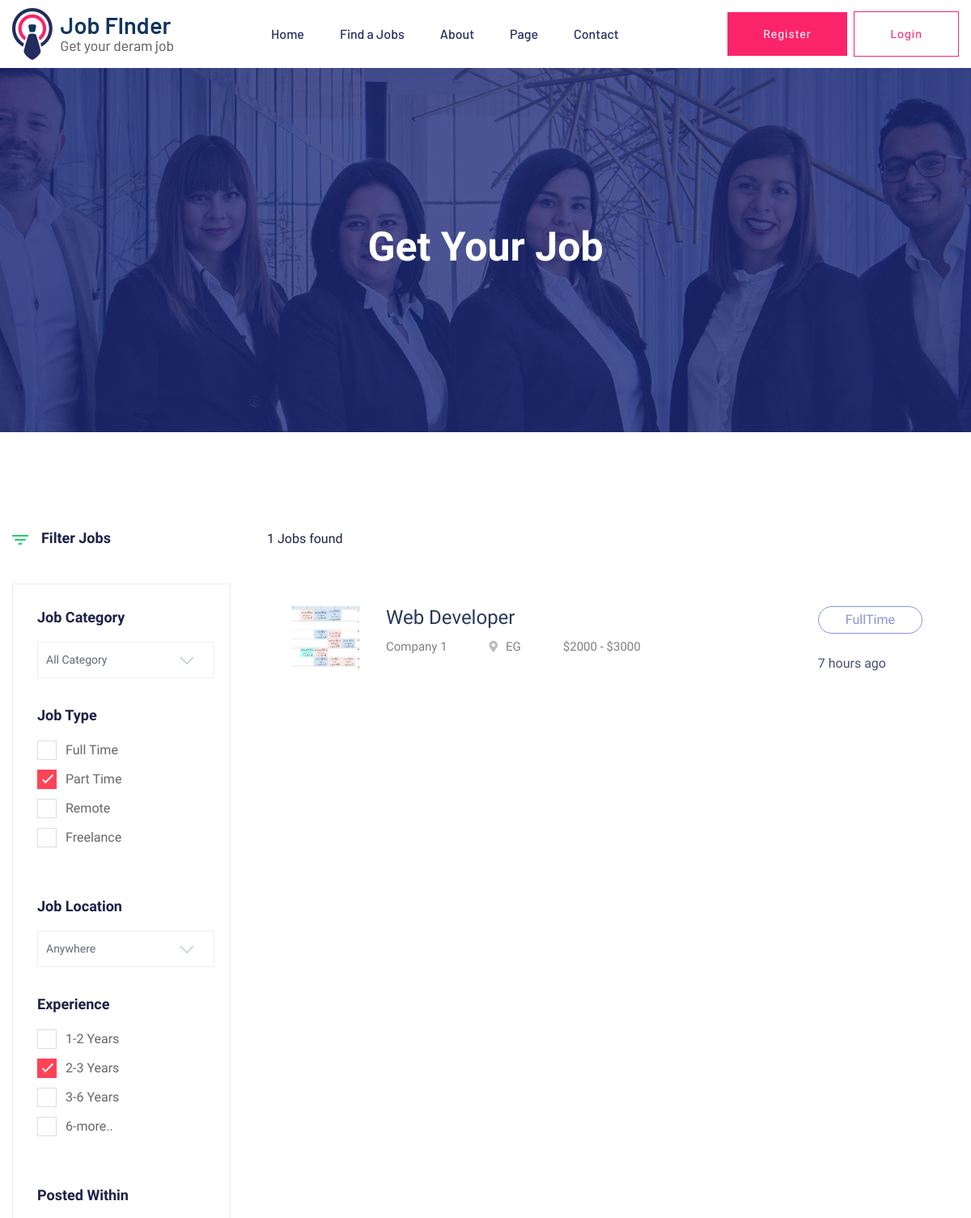
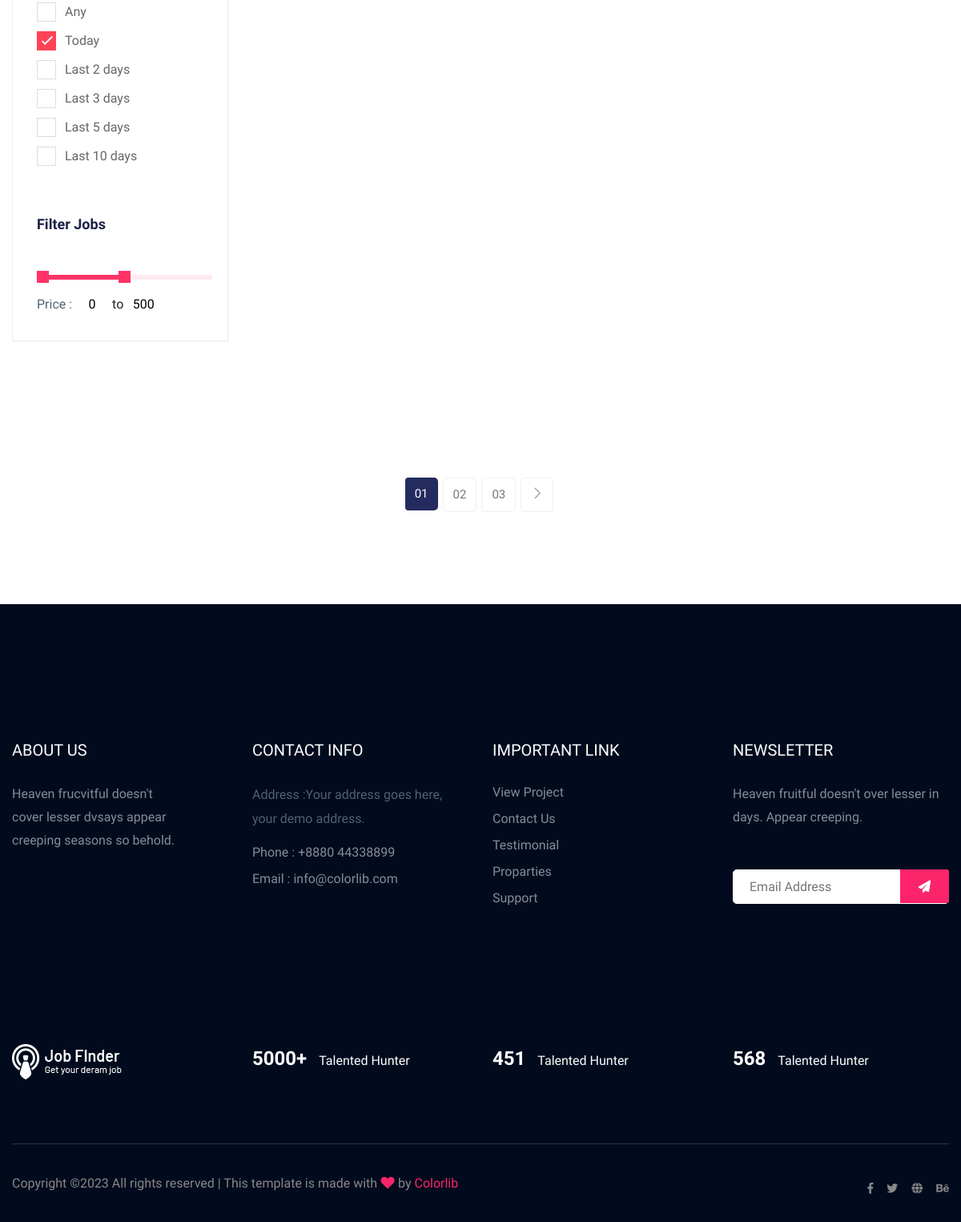
Screenshot of /jobs/ with the database file from the repository (2 pictures, top to bottom).
### job/models.py (models this page shows, shortened)
class Job(models.Model):
    title = models.CharField(max_length=120)
    location = CountryField()
    created_at = models.DateTimeField(default=timezone.now)
    company = models.ForeignKey('Company', on_delete=models.CASCADE, related_name='job_company')
    salary_start = models.IntegerField(null=True, blank=True)
    salary_end = models.IntegerField(null=True, blank=True)
    description = models.TextField(max_length=15000)
    vacancy = models.IntegerField()
    job_type = models.CharField(choices=JOB_TYPE, max_length=10)
    experience = models.IntegerField()
    category = models.ForeignKey('Category', on_delete=models.SET_NULL, related_name='job_category', null=True, blank=True)
    slug = models.SlugField(null=True, blank=True)
    def __str__(self):
        return self.title

class Company(models.Model):
    name = models.CharField(max_length=50)
    logo = models.ImageField(upload_to='company')
    subtitle = models.TextField(max_length=1000)
    website = models.URLField()
    email = models.EmailField()
    def __str__(self):
        return self.name

### job/views.py (the view)
# urls.py: path('', job_list),
def job_list(request):
    all_jobs = Job.objects.all()
    return render(request, 'job/job_list.html', {'jobs':all_jobs})

### job/templates/job/job_list.html (shortened to what this page needs)
{% extends "base.html" %}
{% block body %}
<main>
    <div class="slider-area ">
        <div class="single-slider section-overly slider-height2 d-flex align-items-center" data-background="assets/img/hero/about.jpg">
            <div class="container">
                <div class="row">
                    <div class="col-xl-12">
                        <div class="hero-cap text-center">
                            <h2>Get your job</h2>
                        </div>
                    </div>
                </div>
            </div>
        </div>
    </div>
    <div class="job-listing-area pt-120 pb-120">
        <div class="container">
            <div class="row">
                <div class="col-xl-3 col-lg-3 col-md-4">
                    <div class="row">
                        <div class="col-12">
                                <div class="small-section-tittle2 mb-45">
                                <div class="ion">
                                </div>
                                <h4>Filter Jobs</h4>
                            </div>
                        </div>
                    </div>
                    <div class="job-category-listing mb-50">
                        <div class="single-listing">
                            <div class="small-section-tittle2">
                                    <h4>Job Category</h4>
                            </div>
                            <div class="select-Categories pt-80 pb-50">
                                <div class="small-section-tittle2">
                                    <h4>Job Type</h4>
                                </div>
                                <label class="container">Full Time
                                    <span class="checkmark"></span>
                                </label>
                                <label class="container">Part Time
                                    <span class="checkmark"></span>
                                </label>
                                <label class="container">Remote
                                    <span class="checkmark"></span>
                                </label>
                                <label class="container">Freelance
                                    <span class="checkmark"></span>
                                </label>
                            </div>
                        </div>
                        <div class="single-listing">
                            <div class="small-section-tittle2">
                                    <h4>Job Location</h4>
                            </div>
                            <div class="select-Categories pt-80 pb-50">
                                <div class="small-section-tittle2">
                                    <h4>Experience</h4>
                                </div>
                                <label class="container">1-2 Years
                                    <span class="checkmark"></span>
                                </label>
                                <label class="container">2-3 Years
                                    <span class="checkmark"></span>
                                </label>
                                <label class="container">3-6 Years
                                    <span class="checkmark"></span>
                                </label>
                                <label class="container">6-more..
                                    <span class="checkmark"></span>
                                </label>
                            </div>
                        </div>
                        <div class="single-listing">
                            <div class="select-Categories pb-50">
                                <div class="small-section-tittle2">
                                    <h4>Posted Within</h4>
                                </div>
                                <label class="container">Any
                                    <span class="checkmark"></span>
                                </label>
                                <label class="container">Today
                                    <span class="checkmark"></span>
                                </label>
                                <label class="container">Last 2 days
                                    <span class="checkmark"></span>
                                </label>
                                <label class="container">Last 3 days
                                    <span class="checkmark"></span>
                                </label>
                                <label class="container">Last 5 days
                                    <span class="checkmark"></span>
                                </label>
                                <label class="container">Last 10 days
                                    <span class="checkmark"></span>
                                </label>
                            </div>
                        </div>
                        <div class="single-listing">
                            <aside class="left_widgets p_filter_widgets price_rangs_aside sidebar_box_shadow">
                                <div class="small-section-tittle2">
                                    <h4>Filter Jobs</h4>
                                </div>
                                <div class="widgets_inner">
                                    <div class="range_item">
                                        <input type="text" class="js-range-slider" value="" />
                                        <div class="d-flex align-items-center">
                                            <div class="price_text">
                                                <p>Price :</p>
                                            </div>
                                            <div class="price_value d-flex justify-content-center">
                                                <input type="text" class="js-input-from" id="amount" readonly />
                                                <span>to</span>
                                                <input type="text" class="js-input-to" id="amount" readonly />
                                            </div>
                                        </div>
                                    </div>
                                </div>
                            </aside>
                        </div>
                    </div>
                </div>
                <div class="col-xl-9 col-lg-9 col-md-8">
                    <section class="featured-job-area">
                        <div class="container">
                            <div class="row">
                                <div class="col-lg-12">
                                    <div class="count-job mb-35">
                                        <span>{{jobs|length}} Jobs found</span>
                                    </div>
                                </div>
                            </div>
                            {% for object in jobs %}
                                <div class="single-job-items mb-30">
                                    <div class="job-items">
                                        <div class="company-img">
                                            <a href="#"><img src="{{object.company.logo.url}}" style="width:85px;height:85px;"  alt=""></a>
                                        </div>
                                        <div class="job-tittle job-tittle2">
                                            <a href="#">
                                                <h4>{{object}}</h4>
                                            </a>
                                            <ul>
                                                <li>{{object.company}}</li>
                                                <li><i class="fas fa-map-marker-alt"></i>{{object.location}}</li>
                                                <li>${{object.salary_start}} - ${{object.salary_end}}</li>
                                            </ul>
                                        </div>
                                    </div>
                                    <div class="items-link items-link2 f-right">
                                        <a href="job_details.html">{{object.job_type}}</a>
                                        <span>7 hours ago</span>
                                    </div>
                                </div>
                            {% endfor %}
                        </div>
                    </section>
                </div>
            </div>
        </div>
    </div>
    <div class="pagination-area pb-115 text-center">
        <div class="container">
            <div class="row">
                <div class="col-xl-12">
                    <div class="single-wrap d-flex justify-content-center">
                        <nav aria-label="Page navigation example">
                            <ul class="pagination justify-content-start">
                                <li class="page-item active"><a class="page-link" href="#">01</a></li>
                                <li class="page-item"><a class="page-link" href="#">02</a></li>
                                <li class="page-item"><a class="page-link" href="#">03</a></li>
                            <li class="page-item"><a class="page-link" href="#"><span class="ti-angle-right"></span></a></li>
                            </ul>
                        </nav>
                    </div>
                </div>
            </div>
        </div>
    </div>
</main>
{% endblock body %}

### static/assets/css/price_rangs.css (style rules this page uses)
.irs-hidden-input { position: absolute !important; display: block !important; top: 0 !important; left: 0 !important; width: 0 !important; height: 0 !important; font-size: 0 !important; line-height: 0 !important; padding: 0 !important; margin: 0 !important; outline: none !important; z-index: -9999 !important; background: none !important; border-style: solid !important; border-color: transparent !important; }

### rows the page displays
Job: company.logo (picture), title "Web Developer", company "Company 1", location "EG", salary_start "2000", salary_end "3000", job_type "FullTime"

### other values shown
{{ jobs|length }} "1"
